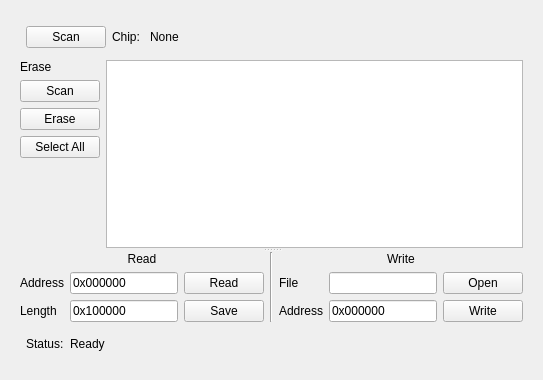
             <widget class="QWidget" name="flash_spi_nand_tab">
              <attribute name="title">
               <string>SPI NAND</string>
              </attribute>
              <layout class="QVBoxLayout" name="flash_spi_nand_layout">
               <item>
                <widget class="QWidget" name="flash_spi_nand_container">
                 <layout class="QVBoxLayout" name="flash_spi_nand_widget_layout">
                  <item>
                   <layout class="QHBoxLayout" name="flash_spi_nand_control_layout">
                    <property name="leftMargin">
                     <number>6</number>
                    </property>
                    <property name="topMargin">
                     <number>6</number>
                    </property>
                    <property name="rightMargin">
                     <number>6</number>
                    </property>
                    <property name="bottomMargin">
                     <number>6</number>
                    </property>
                    <item>
                     <widget class="QPushButton" name="chip_spi_nand_scan_pushButton">
                      <property name="text">
                       <string>Scan</string>
                      </property>
                     </widget>
                    </item>
                    <item>
                     <widget class="QLabel" name="flash_spi_nand_chip_label">
                      <property name="text">
                       <string>Chip: </string>
                      </property>
                     </widget>
                    </item>
                    <item>
                     <widget class="QLabel" name="flash_spi_nand_chip_label_2">
                      <property name="text">
                       <string>None</string>
                      </property>
                     </widget>
                    </item>
                    <item>
                     <spacer name="flash_spi_nand_control_spacer">
                      <property name="orientation">
                       <enum>Qt::Horizontal</enum>
                      </property>
                      <property name="sizeHint" stdset="0">
                       <size>
                        <width>40</width>
                        <height>20</height>
                       </size>
                      </property>
                     </spacer>
                    </item>
                   </layout>
                  </item>
                  <item>
                   <widget class="QSplitter" name="flash_spi_nand_splitter">
                    <property name="orientation">
     <enum>Qt::Vertical</enum>
    </property>
    <widget class="QWidget" name="layoutWidget_5">
     <layout class="QHBoxLayout" name="flash_spi_nand_erase_layout">
      <item>
       <layout class="QVBoxLayout" name="flash_spi_nand_erase_control_layout">
        <item>
         <widget class="QLabel" name="flash_spi_nand_erase_label">
          <property name="text">
           <string>Erase</string>
          </property>
         </widget>
        </item>
        <item>
         <widget class="QPushButton" name="flash_spi_erase_spi_nand_scan_button">
          <property name="text">
           <string>Scan</string>
          </property>
         </widget>
        </item>
        <item>
         <widget class="QPushButton" name="flash_spi_erase_spi_nand_erase_button">
          <property name="text">
           <string>Erase</string>
          </property>
         </widget>
        </item>
        <item>
         <widget class="QPushButton" name="flash_spi_erase_spi_nand_setall_button">
          <property name="text">
           <string>Select All</string>
          </property>
         </widget>
        </item>
        <item>
         <spacer name="flash_spi_nand_erase_control_spacer">
          <property name="orientation">
           <enum>Qt::Vertical</enum>
          </property>
          <property name="sizeHint" stdset="0">
           <size>
            <width>20</width>
            <height>40</height>
           </size>
          </property>
         </spacer>
        </item>
       </layout>
      </item>
      <item>
       <widget class="QListWidget" name="flash_spi_erase_spi_nand_listWidget"/>
      </item>
     </layout>
    </widget>
    <widget class="QWidget" name="layoutWidget_6">
     <layout class="QHBoxLayout" name="flash_spi_nand_rw_layout" stretch="5,1,5">
      <item>
       <layout class="QVBoxLayout" name="flash_spi_nand_read_layout">
        <item>
         <widget class="QLabel" name="flash_spi_nand_read_label">
          <property name="text">
           <string>Read</string>
          </property>
          <property name="alignment">
           <set>Qt::AlignCenter</set>
          </property>
         </widget>
        </item>
        <item>
         <layout class="QGridLayout" name="flash_spi_nand_read_control_layout" columnstretch="1,3,1">
          <item row="0" column="0">
           <widget class="QLabel" name="flash_spi_nand_read_address_label">
            <property name="text">
             <string>Address</string>
            </property>
           </widget>
          </item>
          <item row="0" column="1">
           <widget class="QLineEdit" name="flash_spi_nand_read_address_lineEdit">
            <property name="text">
             <string>0x000000</string>
            </property>
           </widget>
          </item>
          <item row="0" column="2">
           <widget class="QPushButton" name="flash_spi_read_button">
            <property name="text">
             <string>Read</string>
            </property>
           </widget>
          </item>
          <item row="1" column="0">
           <widget class="QLabel" name="flash_spi_nand_read_length_label">
            <property name="text">
             <string>Length</string>
            </property>
           </widget>
          </item>
          <item row="1" column="1">
           <widget class="QLineEdit" name="flash_spi_nand_read_length_lineEdit">
            <property name="text">
             <string>0x100000</string>
            </property>
           </widget>
          </item>
          <item row="1" column="2">
           <widget class="QPushButton" name="flash_spi_read_pushButton">
            <property name="text">
             <string>Save</string>
            </property>
           </widget>
          </item>
         </layout>
        </item>
        <item>
         <layout class="QVBoxLayout" name="flash_spi_read_hexView">
          <property name="leftMargin">
           <number>5</number>
          </property>
          <property name="topMargin">
           <number>0</number>
          </property>
          <property name="rightMargin">
           <number>5</number>
          </property>
         </layout>
        </item>
       </layout>
      </item>
      <item>
       <widget class="Line" name="flash_spi_nand_line">
        <property name="orientation">
         <enum>Qt::Vertical</enum>
        </property>
       </widget>
      </item>
      <item>
       <layout class="QVBoxLayout" name="flash_spi_nand_write_layout">
        <item>
         <widget class="QLabel" name="flash_spi_nand_write_label">
          <property name="text">
           <string>Write</string>
          </property>
          <property name="alignment">
           <set>Qt::AlignCenter</set>
          </property>
         </widget>
        </item>
        <item>
         <layout class="QGridLayout" name="flash_spi_nand_write_control_layout" columnstretch="0,3,0">
          <item row="0" column="0">
           <widget class="QLabel" name="flash_spi_nand_write_file_label">
            <property name="text">
             <string>File</string>
            </property>
           </widget>
          </item>
          <item row="0" column="1">
           <widget class="QLineEdit" name="flash_spi_nand_write_file_lineEdit"/>
          </item>
          <item row="0" column="2">
           <widget class="QPushButton" name="flash_spi_write_fileOpen_button">
            <property name="text">
             <string>Open</string>
            </property>
           </widget>
          </item>
          <item row="1" column="0">
           <widget class="QLabel" name="flash_spi_nand_write_address_label">
            <property name="text">
             <string>Address</string>
            </property>
           </widget>
          </item>
          <item row="1" column="1">
           <widget class="QLineEdit" name="flash_spi_nand_write_address_lineEdit">
            <property name="text">
             <string>0x000000</string>
            </property>
           </widget>
          </item>
          <item row="1" column="2">
           <widget class="QPushButton" name="flash_spi_write_button">
            <property name="text">
             <string>Write</string>
            </property>
           </widget>
          </item>
         </layout>
        </item>
        <item>
         <layout class="QVBoxLayout" name="flash_spi_write_hexView">
          <property name="leftMargin">
           <number>5</number>
          </property>
          <property name="topMargin">
           <number>0</number>
          </property>
          <property name="rightMargin">
           <number>5</number>
          </property>
         </layout>
        </item>
       </layout>
      </item>
     </layout>
    </widget>
   </widget>
  </item>
  <item>
   <layout class="QHBoxLayout" name="flash_spi_nand_status_layout">
    <property name="leftMargin">
     <number>6</number>
    </property>
    <property name="topMargin">
     <number>6</number>
    </property>
    <property name="rightMargin">
     <number>6</number>
    </property>
    <property name="bottomMargin">
     <number>6</number>
    </property>
    <item>
     <widget class="QLabel" name="flash_spi_nand_status_label">
      <property name="text">
       <string>Status:</string>
      </property>
     </widget>
    </item>
    <item>
     <widget class="QLabel" name="flash_spi_nand_status_label_2">
      <property name="text">
       <string>Ready</string>
      </property>
     </widget>
    </item>
    <item>
     <spacer name="flash_spi_nand_status_spacer">
      <property name="orientation">
       <enum>Qt::Horizontal</enum>
      </property>
      <property name="sizeHint" stdset="0">
       <size>
        <width>40</width>
        <height>20</height>
       </size>
      </property>
     </spacer>
    </item>
   </layout>
  </item>
 </layout>
</widget>
</item>
</layout>
</widget>
